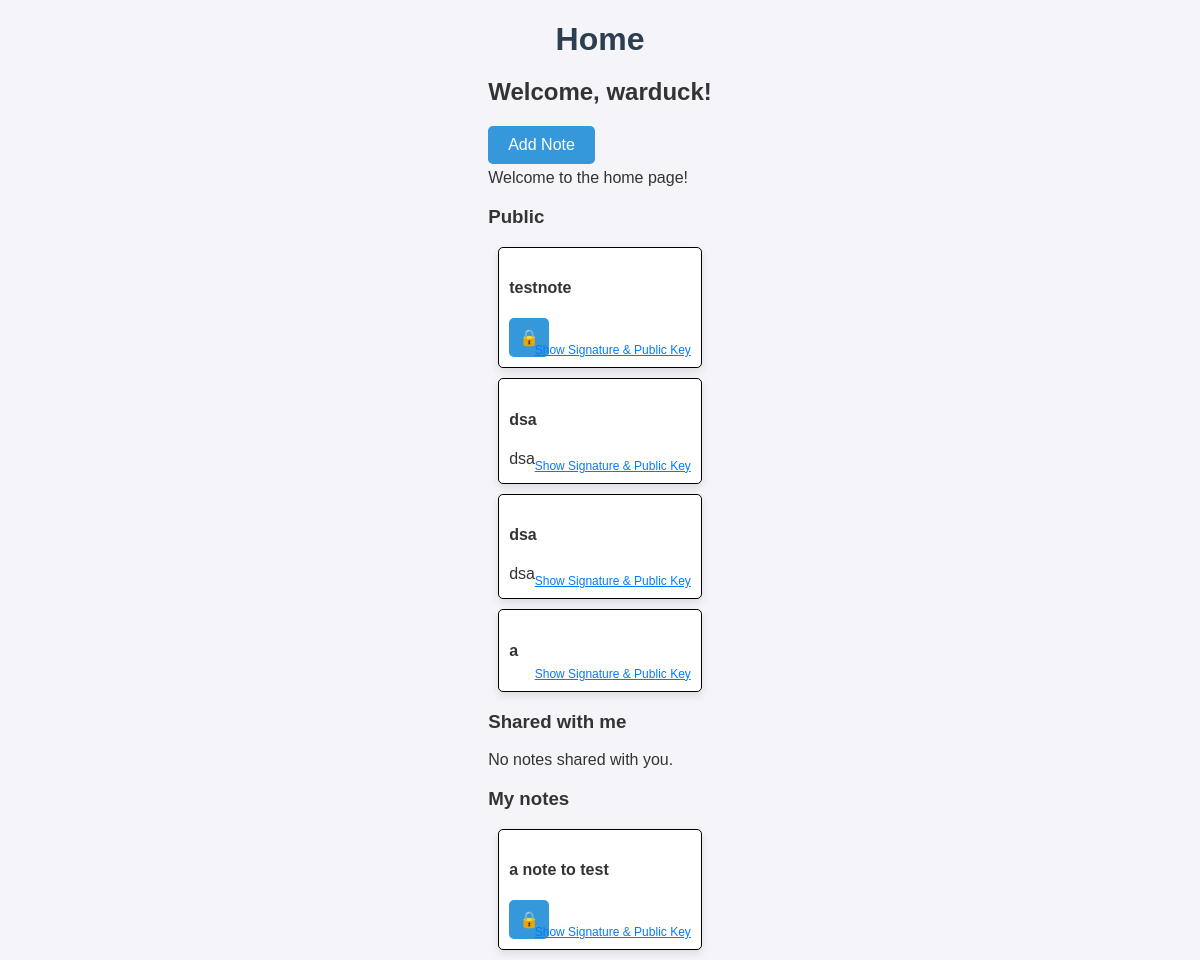
The page /home/ (signed in) on the database as committed earlier.
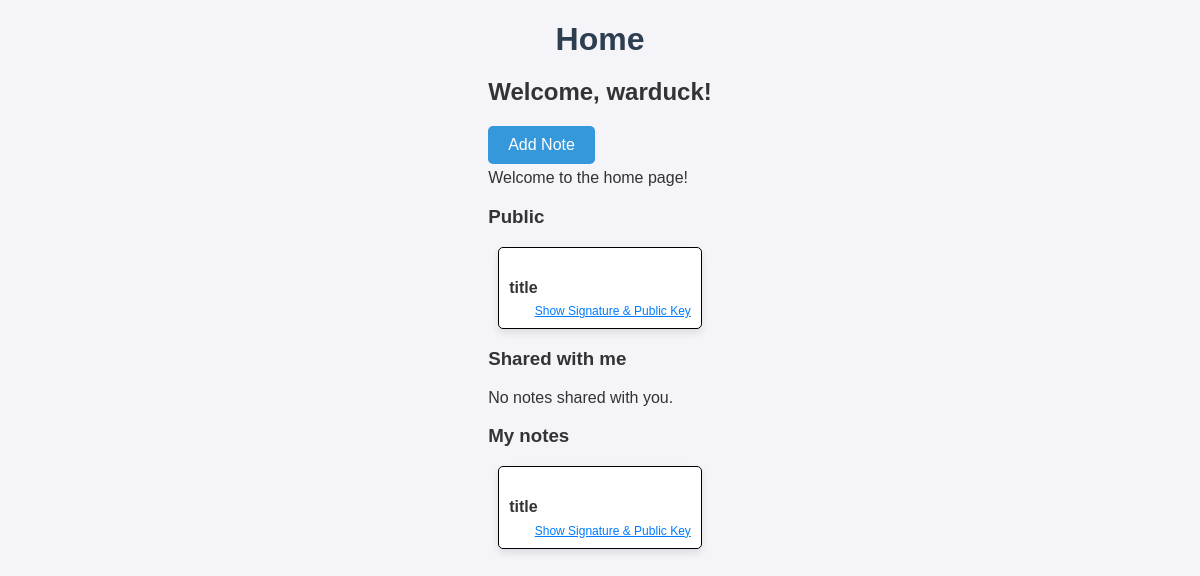
The same page on the database as committed later.
### accounts/models.py (models this page shows, shortened)
class CustomUser(AbstractUser):
    email = models.EmailField(unique=False, default='a@a.com', blank=True)
    private_key = EncryptedCharField(max_length=3000, default=initialize_private_key)
    def get_public_key(self):
        return RSA.import_key(self.private_key).publickey().export_key('PEM')

### app/models.py (models this page shows, shortened)
class Note(models.Model):
    title = models.CharField(max_length=100, blank=False, default='Untitled')
    content = models.TextField()
    user = models.ForeignKey(CustomUser, on_delete=models.CASCADE)
    created_at = models.DateTimeField(auto_now_add=True)
    is_public = models.BooleanField(default=False)
    shared_with = models.ManyToManyField(CustomUser, related_name='shared_with', blank=True)
    is_encrypted = models.BooleanField(default=False)
    password = models.CharField(max_length=512, blank=True, null=True)
    signature = models.CharField(max_length=256, default='')

### app/views.py (the view)
# urls.py: path('home/', HomeView.as_view(), name='home'),
@method_decorator(otp_required, name='dispatch')
class HomeView(View):
    template_name = 'app/home.html'
    def get(self, request):
        public_notes = Note.objects.filter(is_public=True)
        shared_notes = Note.objects.filter(shared_with=request.user)
        user_notes = Note.objects.filter(user=request.user)
        context = {
            'public_notes': public_notes,
            'shared_notes': shared_notes,
            'user_notes': user_notes
        }
        return render(request, self.template_name, context)

### app/templates/app/home.html (shortened to what this page needs)
{% load static %}
<!DOCTYPE html>
<html>
<head>
        <link rel="stylesheet" type="text/css" href="{% static 'app/style.css' %}">
</head>
<body>
    <div>
        <h1>Home</h1>
        <h2>Welcome, {{ user.username }}!</h2>
        <a href="{% url 'app:add-note' %}" class="button">Add Note</a>
        <p>Welcome to the home page!</p>
        <div>
            <h3>Public</h3>
            {% for note in public_notes %}
                {% include 'app/note_snippet.html' with note=note %}
            {% empty %}
                <p>No public notes found.</p>
            {% endfor %}
        </div>
        <div>
            <h3>Shared with me</h3>
            {% for note in shared_notes %}
                {% include 'app/note_snippet.html' with note=note %}
            {% empty %}
                <p>No notes shared with you.</p>
            {% endfor %}
        </div>
        <div>
            <h3>My notes</h3>
            {% for note in user_notes %}
                {% include 'app/note_snippet.html' with note=note %}
            {% empty %}
                <p>No notes of your own.</p>
            {% endfor %}
        </div>
    </div>
</body>
</html>

### app/templates/app/note_snippet.html (shortened to what this page needs)
<div class="note">
    <h4>{{ note.title }}</h4>
    <div class="note-signature">
        <div>
            <button class="toggle-key-button" data-key-id="{{ note.id }}">
                Show Signature & Public Key
            </button>
        </div>
    </div>
    {% if note.is_encrypted %}
        <button class="decrypt-button" data-note-id="{{ note.id }}">
            🔒
        </button>
    {% else %}
        <p>{{ note.content | safe }}</p>
    {% endif %}
</div>

### app/static/app/style.css (style rules this page uses)
body { font-family: Arial, sans-serif; background-color: #f4f4f9; color: #333; margin: 0; padding: 0; display: flex; justify-content: center; align-items: center; }
h1 { color: #2c3e50; text-align: center; margin-bottom: 20px; }
p { margin: 5px 0; }
button { background-color: #3498db; color: #fff; border: none; padding: 10px 10px; font-size: 16px; border-radius: 5px; cursor: pointer; transition: background-color 0.3s ease; }
a { color: #3498db; text-decoration: none; font-size: 14px; margin-right: 10px; }
a.button { background-color: #3498db; color: #fff; text-decoration: none; padding: 10px 20px; font-size: 16px; border-radius: 5px; text-align: center; display: inline-block; cursor: pointer; transition: background-color 0.3s ease; }
.note { background-color: white; border-radius: 5px; border: 1px solid black; box-shadow: 0 4px 8px rgba(0, 0, 0, 0.1); padding: 10px; margin: 10px; max-height: 400px; overflow-y: auto; position: relative; }
.note-signature { position: absolute; bottom: 10px; right: 10px; font-size: 12px; color: #555; }
.toggle-key-button { background: none; border: none; color: #007BFF; cursor: pointer; text-decoration: underline; padding: 0; font-size: 12px; }

Rows that differ between the two databases and show on the page:
removed Note: title "testnote", shown under "Public"
removed Note: title "dsa", content "dsa", shown under "Public"
removed Note: title "dsa", content "dsa", shown under "Public"
removed Note: title "a", shown under "Public"
removed Note: title "a note to test", shown under "My notes"
added Note: title "title"
